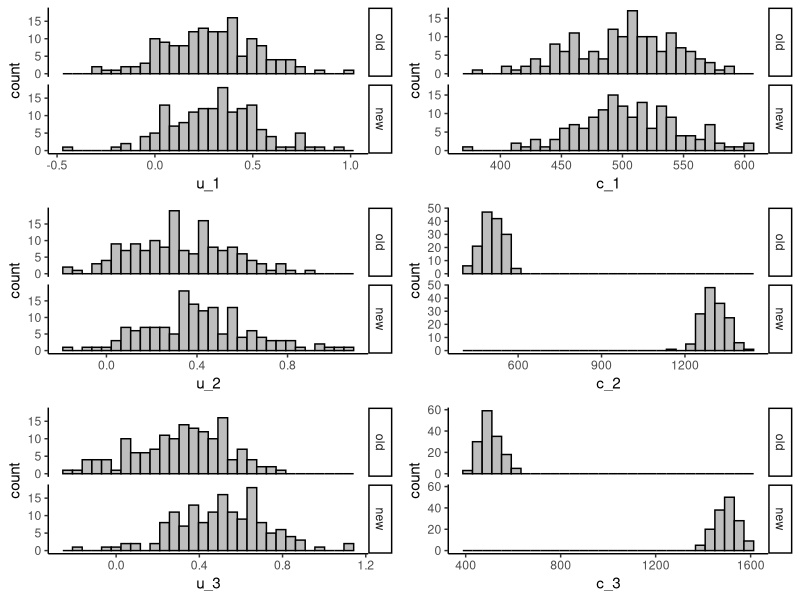

The R script that drew this image:
## ---- chunk 1
knitr::opts_chunk$set(comment = "#")
# comment out to regenerate plots, output, etc.
#knitr::opts_chunk$set(echo = TRUE, eval = FALSE)
## ---- chunk 2
set.seed(768)
n <- 300
id <- seq(1:n)
trt <- c(rep(0, n/2),rep(1, n/2))
library(mvtnorm)
mean_ut0 <- c(0.3,0.3,0.3)
mean_ut1 <- c(0.3,0.4,0.5)
sigma_u <- diag(3)
diag(sigma_u) <- 0.05
u_t0 <- rmvnorm(n/2,mean = mean_ut0, sigma = sigma_u)
u_t1 <- rmvnorm(n/2,mean = mean_ut1, sigma = sigma_u)
mean_ct0 <- c(500,500,500)
mean_ct1 <- c(500,1300,1500)
sigma_c <- diag(3)
diag(sigma_c) <- 2000
c_t0 <- rmvnorm(n/2,mean = mean_ct0, sigma = sigma_c)
c_t1 <- rmvnorm(n/2,mean = mean_ct1, sigma = sigma_c)
u_1 <- c(u_t0[,1],u_t1[,1])
c_1 <- c(c_t0[,1],c_t1[,1])
u_2 <- c(u_t0[,2],u_t1[,2])
c_2 <- c(c_t0[,2],c_t1[,2])
u_3 <- c(u_t0[,3],u_t1[,3])
c_3 <- c(c_t0[,3],c_t1[,3])
data_sim_uc <- data.frame(id, trt, u_1, c_1, u_2, c_2, u_3, c_3)
data_sim_uc <- data_sim_uc[sample(1:nrow(data_sim_uc)), ]
## ---- chunk 3
library(ggplot2)
data_sim_uc$trtf <- factor(data_sim_uc$trt)
levels(data_sim_uc$trtf) <- c("old","new")
u1_hist <- ggplot(data_sim_uc, aes(x=u_1))+
  geom_histogram(color="black", fill="grey")+
  facet_grid(trtf ~ .) + theme_classic()
u2_hist <- ggplot(data_sim_uc, aes(x=u_2))+
  geom_histogram(color="black", fill="grey")+
  facet_grid(trtf ~ .) + theme_classic()
u3_hist <- ggplot(data_sim_uc, aes(x=u_3))+
  geom_histogram(color="black", fill="grey")+
  facet_grid(trtf ~ .) + theme_classic()
c1_hist <- ggplot(data_sim_uc, aes(x=c_1))+
  geom_histogram(color="black", fill="grey")+
  facet_grid(trtf ~ .) + theme_classic()
c2_hist <- ggplot(data_sim_uc, aes(x=c_2))+
  geom_histogram(color="black", fill="grey")+
  facet_grid(trtf ~ .) + theme_classic()
c3_hist <- ggplot(data_sim_uc, aes(x=c_3))+
  geom_histogram(color="black", fill="grey")+
  facet_grid(trtf ~ .) + theme_classic()

gridExtra::grid.arrange(u1_hist, c1_hist, u2_hist, c2_hist, u3_hist, c3_hist, nrow = 3, ncol = 2)
## ---- chunk 4
library(dplyr)
library(knitr)
library(kableExtra)
data_sim_uc_stats <- data_sim_uc[,c("u_1","c_1","u_2","c_2","u_3","c_3","trtf")]
d.summary <- data_sim_uc_stats %>%                               
  group_by(trtf) %>% 
  summarize(meanu1 = mean(u_1), sdu1 = sd(u_1), 
            meanc1 = mean(c_1), sdc1 = sd(c_1),
            meanu2 = mean(u_2), sdu2 = sd(u_3), 
            meanc2 = mean(c_2), sdc2 = sd(c_2),
            meanu3 = mean(u_3), sdu3 = sd(u_3), 
            meanc3 = mean(c_3), sdc3 = sd(c_3)
)
kable(d.summary, caption = "Summary statistics", format = "html", digits = 1)
## ---- chunk 5
library(reshape)
data_long_uc<-reshape(data_sim_uc, varying = c("u_1","u_2","u_3","c_1","c_2","c_3"),
                        direction = "long",idvar = "id",sep = "_")
data_long_uc$time_2<-ifelse(data_long_uc$time == 2,1,0)
data_long_uc$time_3<-ifelse(data_long_uc$time == 3,1,0)
data_long_uc$trt_time_2<-data_long_uc$trt*data_long_uc$time_2
data_long_uc$trt_time_3<-data_long_uc$trt*data_long_uc$time_3
data_long_uc$timef <- factor(data_long_uc$time)
## ---- chunk 6
library(nlme)
LMM_u <- lme(u ~ -1 + timef + trt_time_2 + trt_time_3, random = ~ 1 | id, data = data_long_uc, method = "ML")
LMM_c <- lme(c ~ -1 + timef + trt_time_2 + trt_time_3, random = ~ 1 | id, data = data_long_uc, method = "ML")
## ---- chunk 7
library(nlme)
summary(LMM_u)
intervals(LMM_u, level = 0.95, which = "fixed")
summary(LMM_c)
intervals(LMM_c, level = 0.95, which = "fixed")
## ---- chunk 8
library(emmeans)
mu_u <- emmeans(LMM_u, ~ -1 + timef + trt_time_2 + trt_time_3)
mu_u

mu_c <- emmeans(LMM_c, ~ -1 + timef + trt_time_2 + trt_time_3)
mu_c
## ---- chunk 9
mu_QALYs <- contrast(mu_u, list(mu_e_old = c(0.25,0.25+0.25,0.25,0,0,0,0,0,0,0,0,0),
                                mu_e_new = c(0.25,0,0,0,0.25+0.25,0,0,0,0.25,0,0,0)))
mu_QALYs
confint(mu_QALYs)

mu_Totalcosts <- contrast(mu_c, list(mu_tc_old = c(0,1,1,0,0,0,0,0,0,0,0,0),
                                mu_tc_new = c(0,0,0,0,1,0,0,0,1,0,0,0)))
mu_Totalcosts
confint(mu_Totalcosts)
## ---- chunk 10
delta_QALYs <- contrast(mu_u, list(QALYs = c(0,-0.25-0.25,-0.25,0,0.25+0.25,0,0,0,0.25,0,0,0)))
delta_QALYs
confint(delta_QALYs)

delta_Totalcosts <- contrast(mu_c, list(TCs = c(0,-1,-1,0,1,0,0,0,1,0,0,0)))
delta_Totalcosts
confint(delta_Totalcosts)
